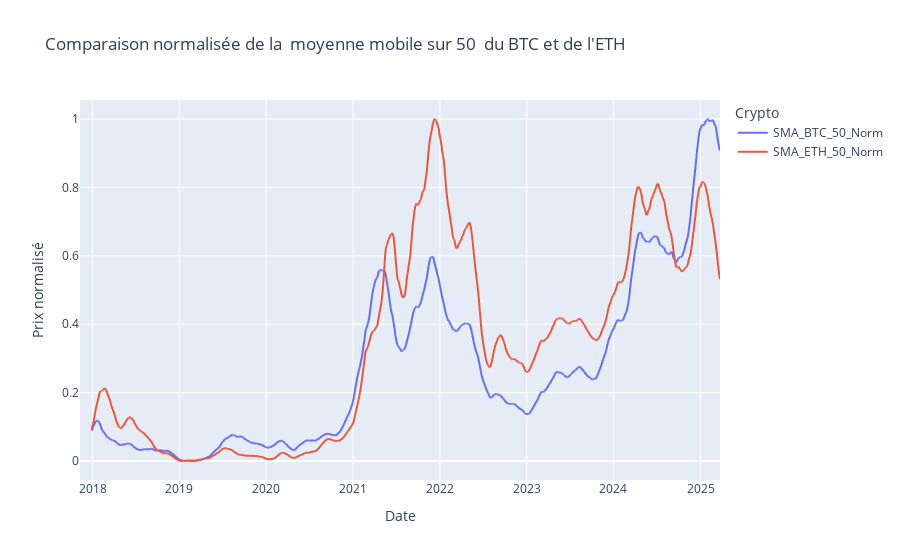

Notebook code cell kept with this figure:
### Code cell
data[["SMA_BTC_50_Norm", "SMA_ETH_50_Norm"]] = scaler.fit_transform(data[["SMA_BTC_50", "SMA_ETH_50"]])

# Visualisation avec Plotly
fig_norm_50 = px.line(data, x=data.index, y=["SMA_BTC_50_Norm", "SMA_ETH_50_Norm"],
              labels={"value": "Prix normalisé", "variable": "Crypto"},
              title="Comparaison normalisée de la  moyenne mobile sur 50  du BTC et de l'ETH")

# Affichage du graphique
fig_norm_50.show()

### Figure 1 — Plotly figure (JSON) as saved in the notebook; plotly's stock layout.template omitted (floating-point values rounded to 4 significant figures; data arrays with more than 128 entries replaced by an {"elided": "..."} marker saying what was removed)
{"data": [{"hovertemplate": "Crypto=SMA_BTC_50_Norm<br>Date=%{x}<br>Prix normalisé=%{y}<extra></extra>", "legendgroup": "SMA_BTC_50_Norm", "line": {"color": "#636efa", "dash": "solid"}, "marker": {"symbol": "circle"}, "mode": "lines", "name": "SMA_BTC_50_Norm", "showlegend": true, "type": "scattergl", "x": {"elided": "2692 str values"}, "xaxis": "x", "y": {"elided": "2692 float values"}, "yaxis": "y"}, {"hovertemplate": "Crypto=SMA_ETH_50_Norm<br>Date=%{x}<br>Prix normalisé=%{y}<extra></extra>", "legendgroup": "SMA_ETH_50_Norm", "line": {"color": "#EF553B", "dash": "solid"}, "marker": {"symbol": "circle"}, "mode": "lines", "name": "SMA_ETH_50_Norm", "showlegend": true, "type": "scattergl", "x": {"elided": "2692 str values"}, "xaxis": "x", "y": {"elided": "2692 float values"}, "yaxis": "y"}], "layout": {"legend": {"title": {"text": "Crypto"}, "tracegroupgap": 0}, "title": {"text": "Comparaison normalisée de la  moyenne mobile sur 50  du BTC et de l'ETH"}, "xaxis": {"anchor": "y", "domain": [0, 1], "title": {"text": "Date"}}, "yaxis": {"anchor": "x", "domain": [0, 1], "title": {"text": "Prix normalisé"}}}}
